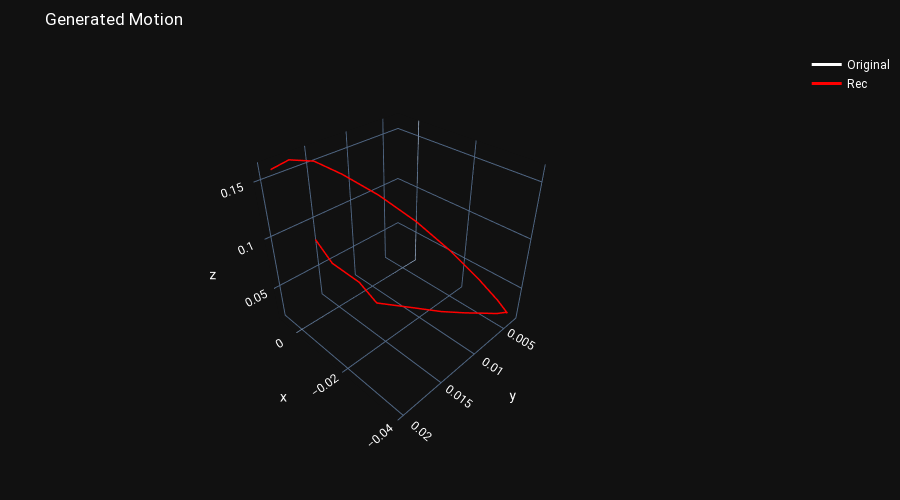

The notebook cell saved with this chart:
### Code cell
counter = 0
for d in model_config.train_iterator:
    if counter > 6:
        X = d["X"]
        print(X.shape)
        min_val, max_val = get_min_max_from_dataset(X)
            
        X_scaled = torch.zeros_like(X)
        X_centered = torch.zeros_like(X)
        X_centered_scaled = torch.zeros_like(X)

        # # finding the touching point of each motion and centering the motion on that
        center_points = torch.zeros_like(X[:, 0:1, :])        
        center_points[:, 0, :3] = X[:, 9, :3]
        X_centered =  X - center_points

        # # scaling data between 0 and 1
        X_scaled =(X - min_val) / (max_val - min_val)
        
        print (torch.sum(X -(X_scaled*(max_val - min_val)+min_val)) < 0.001)
        
        # # scaling the centered data between 0 and 1
        centered_min_val, centered_max_val = get_min_max_from_dataset(X_centered)
        
        x_samples = d[model_config.data_item]
        y_samples = d["Y"]
        
        x_rec, __, __ = model(x_samples, y_samples)
        
        
        
        centered_min_val= d["centered_min_val"][0]
        centered_max_val= d["centered_max_val"][0]
        
        X_centered_scaled = (X_centered - centered_min_val) / (centered_max_val - centered_min_val)
        X_back_to_orig = (X_centered_scaled*(centered_max_val - centered_min_val)+centered_min_val)+center_points
            
        show_generated_motions([X, X_back_to_orig], 3)
        
        break
    counter += 1

### Figure 1 — Plotly figure (JSON) as saved in the notebook; plotly's stock layout.template omitted (floating-point values rounded to 4 significant figures)
{"data": [{"line": {"color": "white", "width": 3}, "mode": "lines", "name": "Original", "type": "scatter3d", "x": [0.006013, 0.006807, 0.004187, -0.001576, -0.009743, -0.01876, -0.02699, -0.0335, -0.03718, -0.03781, -0.0385, -0.03872, -0.0381, -0.03677, -0.0347, -0.03173, -0.02802, -0.02361, -0.01833, -0.01246], "y": [0.01931, 0.01717, 0.01517, 0.01369, 0.01197, 0.01034, 0.008747, 0.007126, 0.005273, 0.003277, 0.004098, 0.006096, 0.008158, 0.0106, 0.01321, 0.01582, 0.01868, 0.01906, 0.02017, 0.02008], "z": [0.1583, 0.1594, 0.1556, 0.1466, 0.1327, 0.1151, 0.09326, 0.06898, 0.04387, 0.02014, 0.02688, 0.03663, 0.04693, 0.05775, 0.06894, 0.08077, 0.09282, 0.1049, 0.1173, 0.1277]}, {"line": {"color": "red", "width": 3}, "mode": "lines", "name": "Rec", "type": "scatter3d", "x": [0.006013, 0.006807, 0.004187, -0.001576, -0.009743, -0.01876, -0.02699, -0.0335, -0.03718, -0.03781, -0.0385, -0.03872, -0.0381, -0.03677, -0.0347, -0.03173, -0.02802, -0.02361, -0.01833, -0.01246], "y": [0.01931, 0.01717, 0.01517, 0.01369, 0.01197, 0.01034, 0.008747, 0.007126, 0.005273, 0.003277, 0.004098, 0.006096, 0.008158, 0.0106, 0.01321, 0.01582, 0.01868, 0.01906, 0.02017, 0.02008], "z": [0.1583, 0.1594, 0.1556, 0.1466, 0.1327, 0.1151, 0.09326, 0.06898, 0.04387, 0.02014, 0.02688, 0.03663, 0.04693, 0.05775, 0.06894, 0.08077, 0.09282, 0.1049, 0.1173, 0.1277]}], "layout": {"coloraxis": {"showscale": false}, "font": {"color": "white", "family": "Roboto, monospace", "size": 12}, "height": 500, "margin": {"b": 50, "l": 5, "r": 5, "t": 50}, "scene": {"aspectratio": {"x": 1, "y": 1, "z": 1}, "camera": {"eye": {"x": -1.5, "y": 1.5, "z": 1.5}, "up": {"x": 0, "y": 0, "z": 1}}}, "showlegend": true, "title": {"text": "Generated Motion"}, "xaxis": {"fixedrange": true, "showgrid": false, "showticklabels": false, "zeroline": false, "zerolinecolor": "gray", "zerolinewidth": 1}, "yaxis": {"fixedrange": true, "scaleanchor": "x", "scaleratio": 1, "showgrid": false, "showticklabels": false, "zeroline": false, "zerolinecolor": "gray", "zerolinewidth": 1}}}
